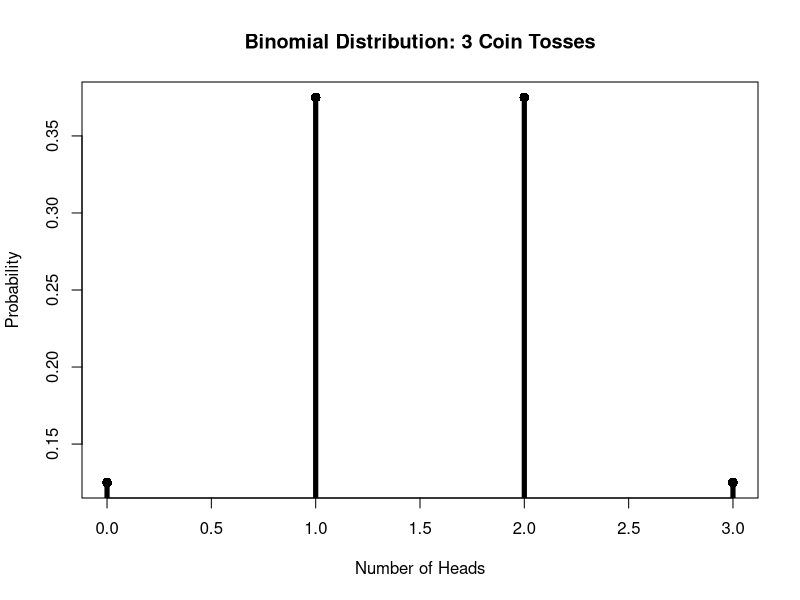

Source code (R):
# ============================================================
# Binomial distribution: 3 tosses of a fair coin
# ============================================================

# Number of tosses
n <- 3

# Probability of getting a head in one toss
p <- 0.5

# ------------------------------------------------------------
# Example: probability of getting exactly 3 heads
# ------------------------------------------------------------

# dbinom() gives the probability of getting exactly x successes
#
# x    = number of successes we are interested in
# size = total number of trials
# prob = probability of success in each trial

dbinom(
  3,
  size = 3,
  prob = 0.5
)


# ------------------------------------------------------------
# Complete binomial distribution
# ------------------------------------------------------------

# Possible number of heads in 3 tosses:
# 0, 1, 2, or 3

x <- 0:n


# Calculate the probability of each possible number of heads
#
# Because x is a vector (0, 1, 2, 3), dbinom() calculates
# all four probabilities at once.

prob <- dbinom(
  x,
  size = n,
  prob = p
)


# Show the probabilities
prob


# ------------------------------------------------------------
# Make a table
# ------------------------------------------------------------

results <- data.frame(
  Heads = x,
  Probability = prob
)

results


# ------------------------------------------------------------
# Plot the binomial distribution
# ------------------------------------------------------------

plot(
  x,
  prob,
  
  # type = "h" draws vertical lines from the x-axis to each probability value.
  # "h" can be thought of as histogram-like vertical lines.
  type = "h",
  
  # lwd = line width.
  # Larger values make the vertical lines thicker.
  lwd = 5,
  
  # Labels for the x- and y-axes
  xlab = "Number of Heads",
  ylab = "Probability",
  
  # Title shown above the plot
  main = "Binomial Distribution: 3 Coin Tosses"
)


# ------------------------------------------------------------
# Add points at the top of the vertical lines
# ------------------------------------------------------------

points(
  x,
  prob,
  
  # pch = plotting character, 16 means a solid filled circle.
  pch = 16,
  
  # cex = character expansion factor, 1 is the default size.
  cex = 1.3
)
